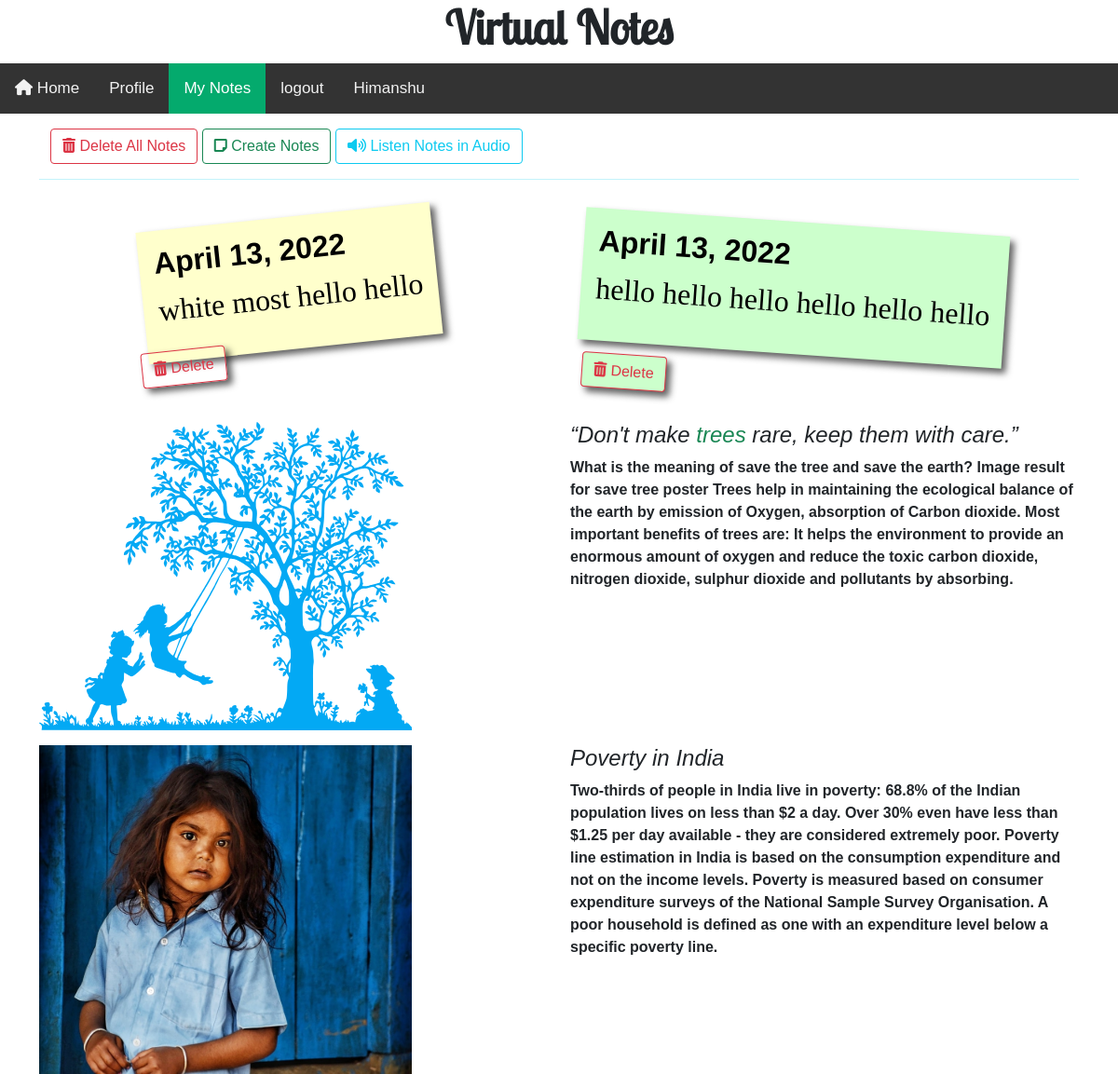
The page /mynotes/all/saticky/ (signed in) on the database its author committed.
### user/models.py (models this page shows)
class User(models.Model):
    fname = models.CharField(max_length=50,null=False,)
    lname = models.CharField(max_length=50,null=False,)
    email = models.EmailField(max_length=50,null=False)
    password = models.CharField(max_length=50,null=False)
    image = models.ImageField(upload_to='images/')

### myNotes/models.py (models this page shows)
class StickyNotes(models.Model):
    textIs = models.TextField(null = False)
    dateOf = models.DateField(null = False)
    userid = models.ForeignKey(User,on_delete=models.CASCADE)

### myNotes/views.py (called while the page is built)
@(middleware.verification)
def showAllStickyNotes(request):
    if request.isverified:
        uname = request.name
        stckynts = StickyNotes.objects.filter(userid = User.objects.get(email = request.email))
        return render(request,'myNotes/allSticky.html',{
            'uname':uname,
        'data': stckynts
        })
    else:
        return HttpResponseRedirect('/user/login/')

### myNotes/templates/myNotes/allSticky.html (shortened to what this page needs)
{% extends 'core/base.html' %}
{% load static %}
{% block link %}
<link rel="stylesheet" href="{% static 'myNotes/css/sticky.css' %}">
{% endblock link %}
{% block content %}
{% include 'core/nav.html' with o1='Home' o1l='/' o2='Profile' o2l='/mynotes/profile/' o3='My Notes' ac3='active' o3l='/mynotes/crt/sticky/notes/' o4='logout' o4l='/user/logout/' uname=uname %}
<div class="container mt-3">
    {% if data %}
    <div class="container mt-3">
        <a href="{% url 'allStickyNotesDeleted' %}" class="btn btn-outline-danger"><i class="fa-solid fa-trash-can"></i> Delete All Notes</a>
        <a href="/mynotes/crt/sticky/notes/" class="btn btn-outline-success"><i class="fa-solid fa-note-sticky"></i> Create Notes</a>
        <a href="{% url 'spksnts' %}" class="btn btn-outline-info"><i class="fa-solid fa-volume-high"></i> Listen Notes in Audio</a>
    </div>
<hr class="text-info">
    <ul>
    {% for i in data %}
        <li >
          <a href="#" contenteditable>
            <h2>{{i.dateOf}}</h2>
            <p>{{i.textIs}} </p>
            <a href="/mynotes/delete/sticky/{{i.id}}/" class="btn btn-outline-danger"><i class="fa-solid fa-trash-can"></i> Delete</a>
          </a>
        </li>
    {% endfor %}
</ul>
    {% endif %}
</div>
<div class="container mt-3">
<div class="row">
    <div class="col-sm-6">
        <img src="{% static 'myNotes/img/tree.svg' %}" alt="" class="img-fluid text-center" width="400px">
    </div>
    <div class="col-sm-6">
        <h4 class="text-dark">
            <em>“Don't make <span class="text-success">trees</span> rare, keep them with care.” </em>
        </h4>
        <b class="text-dark">
                What is the meaning of save the tree and save the earth?
Image result for save tree poster
Trees help in maintaining the ecological balance of the earth by emission of Oxygen, absorption of Carbon dioxide. Most important benefits of trees are: It helps the environment to provide an enormous amount of oxygen and reduce the toxic carbon dioxide, nitrogen dioxide, sulphur dioxide and pollutants by absorbing.
        </b>
    </div>
</div>
</div>
<div class="container mt-3">
<div class="row">
    <div class="col-sm-6">
        <img src="{% static 'myNotes/img/poor.jpg' %}" alt="" class="img-fluid text-center" width="400px">
    </div>
    <div class="col-sm-6">
        <h4 class="text-dark">
            <em>Poverty in India</em>
        </h4>
        <b class="text-dark">
            Two-thirds of people in India live in poverty: 68.8% of the Indian population lives on less than $2 a day. Over 30% even have less than $1.25 per day available - they are considered extremely poor.
Poverty line estimation in India is based on the consumption expenditure and not on the income levels. Poverty is measured based on consumer expenditure surveys of the National Sample Survey Organisation. A poor household is defined as one with an expenditure level below a specific poverty line.
        </b>
    </div>
</div>
</div>
{% endblock content %}

### core/templates/core/nav.html
{% load static %}
<link rel="stylesheet" href="{% static 'core/css/nav.css' %}">
    <div class="container">
        <h3 class="text-center vn">Virtual Notes</h3>
    </div>
    <div class="topnav">
      <a class="{{ac1}}" href="{{o1l}}"><i class="fas fa-home"></i> {{o1}}</a>
      <a class="{{ac2}}" href="{{o2l}}">{{o2}}</a>
      <a class="{{ac3}}" href="{{o3l}}">{{o3}}</a>
      <a class="{{ac4}}" href="{{o4l}}">{{o4}}</a>
      <a class="">{{uname}}</a>
    </div>

### myNotes/static/myNotes/css/sticky.css (style rules this page uses)
h2 { font-weight: bold; font-size: 2rem; }
p { font-family: 'Reenie Beanie'; font-size: 2rem; }
ul,li { list-style:none; }
ul { display: flex; flex-wrap: wrap; justify-content: space-around; }
ul li a { text-decoration:none; color:#000; background:#ffc; display:block; padding:1em; box-shadow: 5px 5px 7px rgba(33,33,33,.7); transform: rotate(-6deg); transition: transform .15s linear; }
ul li:nth-child(even) a { transform:rotate(4deg); position:relative; top:5px; background:#cfc; }
ul li { margin:1.5em; }

### core/static/core/css/nav.css (style rules this page uses)
body { margin: 0; font-family: Arial, Helvetica, sans-serif; }
.topnav { overflow: hidden; background-color: #333; }
.topnav a { float: left; color: #f2f2f2; text-align: center; padding: 14px 16px; text-decoration: none; font-size: 17px; }
.topnav a.active { background-color: #04AA6D; color: white; }
.vn { font-weight: bold; font-family:newFont; font-size: 50px; }

### rows shown on the page
User: fname "Himanshu"
StickyNotes: dateOf "April 13, 2022", textIs "white most hello hello"
StickyNotes: dateOf "April 13, 2022", textIs "hello hello hello hello hello hello"

### other values the page prints
{{ o1 }} "Home"
{{ o2 }} "Profile"
{{ o3 }} "My Notes"
{{ o4 }} "logout"
